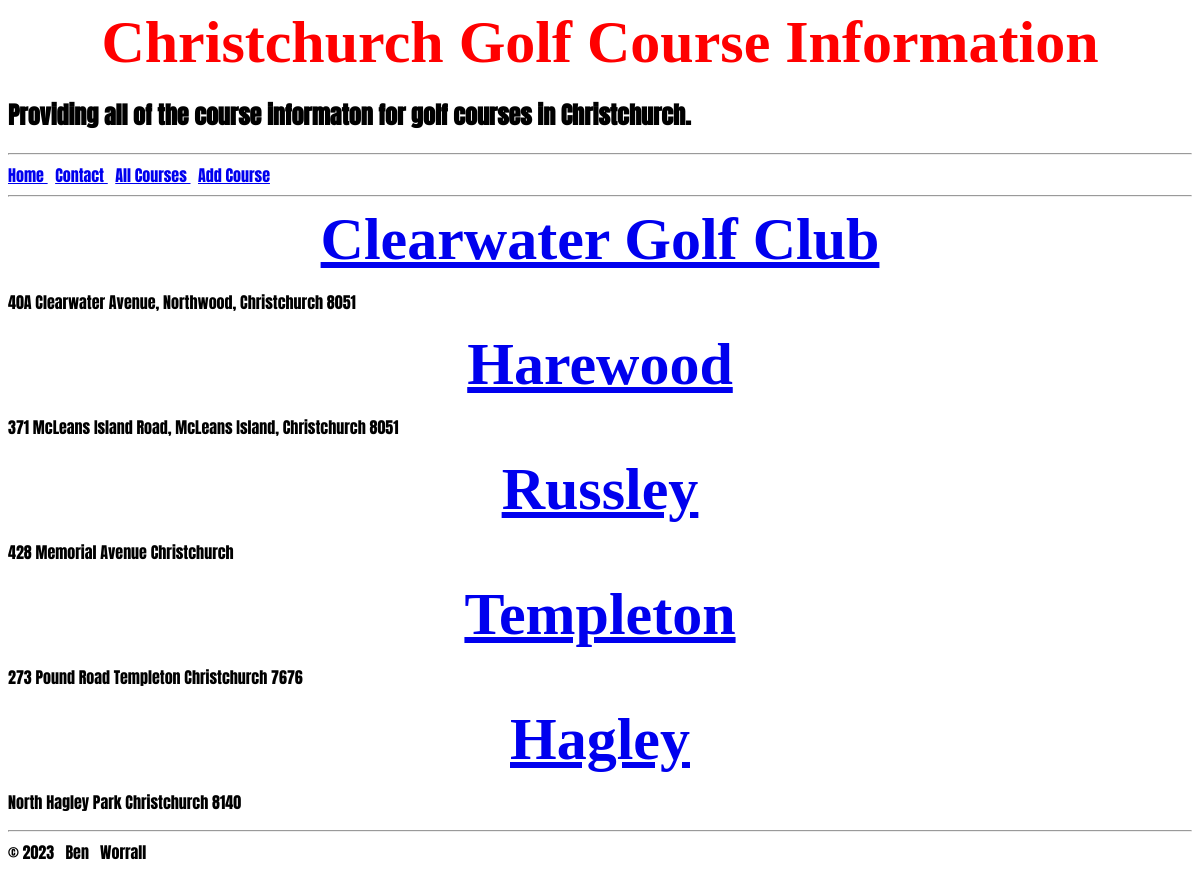
Screenshot of /all_courses with the database file from the repository.
### tables this page shows
CREATE TABLE courses (id INTEGER PRIMARY KEY AUTOINCREMENT, name, location, description, par, yardage, rating, slope, photo BLOB);

### routs.py (the view)
@app.route("/all_courses")
def all_courses():
    conn= sqlite3.connect("golfweb.db")
    cur = conn.cursor()
    cur.execute("SELECT * FROM Courses")
    results = cur.fetchall()
    return render_template("all_courses.html", results = results , title = "All Courses")

### templates/all_courses.html
{% extends 'layout.html' %}
{% block content %}
{% for item in results %}
    <h1> <a href="/golf/{{item[0]}}"> {{item[1]}}</a> </h1> <p> {{item[2]}}</p>
{% endfor %}
{% endblock%}

### templates/layout.html (shortened to what this page needs)
<!DOCTYPE html>
<html>
    <head>
        <link rel="stylesheet" href = "/static/css/style.css">
    </head>
    <body>
        <header>
            {% include 'header.html' %}
        </header>
        <nav>
            {% include 'nav.html' %}
        </nav>
        <main>
            <h1> {% block content %}{% endblock %}</h1>
        </main>
        <footer>
            {% include 'footer.html' %}
        </footer>
    </body>
</html>

### templates/header.html
<h1> Christchurch Golf Course Information  </h1>
<h2> Providing all of the course informaton for golf courses in Christchurch.</h2>

### templates/nav.html
<hr>
<navbar>
    <a href = "/"> Home </a> &nbsp; <a href = "/contact"> Contact </a> &nbsp; <a href = "/all_courses"> All Courses </a> &nbsp; <a href ="/courses"> Add Course</a>
</navbar>
<hr>

### templates/footer.html
<hr>
&copy;
<h8> 2023</h8>
&NonBreakingSpace; Ben &nbsp; Worrall

### static/css/style.css (style rules this page uses)
html { font-family: 'Anton', sans-serif; }
h1 { font-family: 'Kalam', cursive; font-size: 60px; text-align: center; padding: 0; margin: 0; color: #ff0000; }

### rows the page displays
courses: name "Clearwater Golf Club", location "40A Clearwater Avenue, Northwood, Christchurch 8051"
courses: name "Harewood", location "371 McLeans Island Road, McLeans Island, Christchurch 8051"
courses: name "Russley", location "428 Memorial Avenue Christchurch"
courses: name "Templeton", location "273 Pound Road Templeton Christchurch 7676"
courses: name "Hagley", location "North Hagley Park Christchurch 8140"
